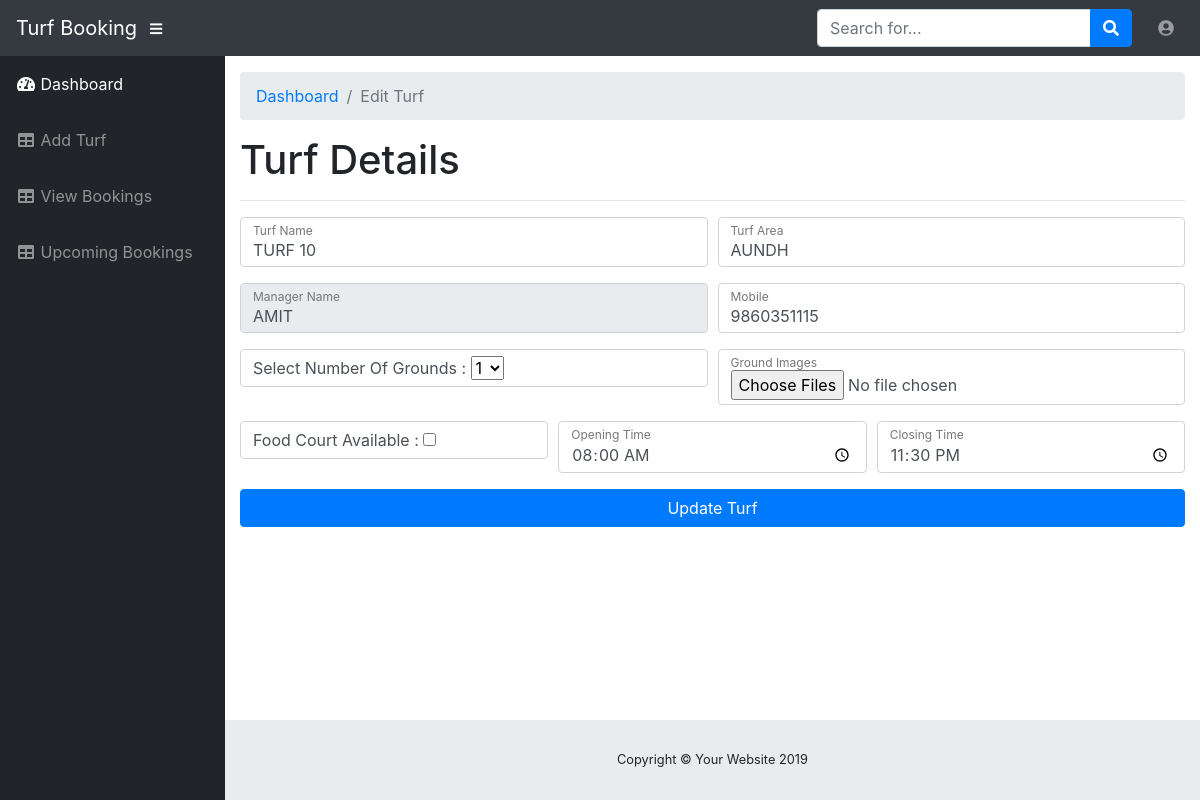
Screenshot of /tessst/manager/edit.php?edit=50 (signed in) with the database file from the repository.
### tables this page shows
CREATE TABLE `TurfDetails` (
  `id` int(11) NOT NULL,
  `turfName` varchar(255) NOT NULL,
  `turfArea` varchar(255) NOT NULL,
  `managerName` varchar(255) NOT NULL,
  `managerMobile` varchar(255) NOT NULL,
  `totalGrounds` int(11) NOT NULL,
  `openingTime` time NOT NULL,
  `closingTime` time NOT NULL,
  `foodCourt` varchar(255) NOT NULL,
  `turfImages1` text DEFAULT NULL,
  `turfImages2` text DEFAULT NULL,
  `analysis` text DEFAULT NULL
);

### tessst/manager/edit.php (the view, shortened to what this page needs)
<?php include "manager_includes/manager_header.php" ; ?>
<?php include "manager_includes/manager_navbar.php" ; ?>
    <?php include "manager_includes/manager_sidebar.php" ; ?>
    <?php
    $connection = mysqli_connect('localhost', 'root','','i2it');
    ?>
    <div id="content-wrapper">
      <div class="container-fluid">
        <ol class="breadcrumb">
          <li class="breadcrumb-item">
            <a href="index.php">Dashboard</a>
          </li>
          <li class="breadcrumb-item active">Edit Turf</li>
        </ol>
        <h1>Turf Details</h1>
        <hr>
        <form method="POST">
          <div class="form-group">
            <div class="form-row">
              <div class="col-md-6">
                <div class="form-label-group">
                <?php
           if(isset($_GET['edit']))
           {
            $edit_id = $_GET['edit'];
            $query_edit = "SELECT * FROM TurfDetails WHERE id='$edit_id'";
            $query_edit_result = mysqli_query($connection,$query_edit);
            if($query_edit_result)
            {
                while($row=mysqli_fetch_assoc($query_edit_result))
                {
                    $edit_turfName = $row['turfName'];
                    $edit_turfArea = $row['turfArea'];
                    $edit_managerName = $row['managerName'];
                    $edit_managerMobile = $row['managerMobile'];
                    $edit_openingTime = $row['openingTime'];
                    $edit_closingTime = $row['closingTime'];
                    echo "
                    <input type='text' id='category' class='form-control' name='updatedtitle' value='$edit_turfName' required='required' autofocus='autofocus'>
                    ";
                }
            }
           }
        ?>
                  <label for="turfName">Turf Name</label>
                </div>
              </div>
              <div class="col-md-6">
                <div class="form-label-group">
                  <?php
                  echo "
                  <input type='text' id='turfLocation' class='form-control' value='$edit_turfArea' name='updatedLocation' required='required'>
                  ";
                  ?>
                  <label for="turfLocation">Turf Area</label>
                </div>
              </div>
            </div>
          </div>
          <div class="form-group">
            <div class="form-row">
              <div class="col-md-6">
                <div class="form-label-group">
                <?php
                  echo "
                  <input type='text' id='managerName' class='form-control' value='$edit_managerName' readonly='readonly' name='updatedManager' required='required'>
                  ";
                  ?>
                  <label for="managerName">Manager Name</label>
                </div>
              </div>
              <div class="col-md-6">
                <div class="form-label-group">
                <?php
                  echo "
                  <input type='number' id='managerMobile' class='form-control' value='$edit_managerMobile'  name='updatedManagerMobile' required='required'>
                  ";
                  ?>
                  <label for="managerMobile">Mobile</label>
                </div>
              </div>
            </div>
          </div>
          <div class="form-group">
            <div class="form-row">
              <div class="col-md-6">
                <div class="form-label-group">
                <div class="form-control">Select Number Of Grounds :
                <select name="updatedTurfs"  id="noOfTurf" required="required" >
                <option name="updatedTurfs" value="1">1</option>
                </select>
              </div>
                </div>
              </div>
              <div class="col-md-6">
                <div class="form-label-group">
                  <input type="file" id="image" class="form-control" required="required" name="updateImage" placeholder="Images"  multiple>
                  <label for="image">Ground Images</label>
                </div>
              </div>
            </div>
           </div>
          <div class="form-group">
            <div class="form-row">
              <div class="col-md-4 form-check">
                <div class="form-label-group form-control"> Food Court Available :
                  <input type="checkbox" id="food"   name="updateFood"  autofocus="autofocus" >
                </div>
              </div>
              <div class="col-md-4">
                <div class="form-label-group">
                <?php
                  echo "
                  <input type='time' id='openTime' class='form-control' value='$edit_openingTime' name='updatedOpenTime' required='required'>
                  ";
                  ?>
                  <label for="openTime">Opening Time</label>
                  </div>
                </div>
             <div class="col-md-4">
                <div class="form-label-group">
                <?php
                  echo "
                  <input type='time' id='closeTime' class='form-control' value='$edit_closingTime' name='updatedClosTime' required='required'>
                  ";
                  ?>
                  <label for="closeTime">Closing Time</label>
                  </div>
                </div>
              </div>
            </div>
          <input type="submit" value="Update Turf" class="btn btn-primary btn-block" name="update_turf">
        </form>
      </div>
      <footer class="sticky-footer">
        <div class="container my-auto">
          <div class="copyright text-center my-auto">
            <span>Copyright © Your Website 2019</span>
          </div>
        </div>
      </footer>
      </div>
  </div>
     <?php include "manager_includes/manager_footer.php" ; ?>

### rows the page displays
turfdetails: updatedtitle "TURF 10", updatedLocation "AUNDH", updatedManager "AMIT", updatedManagerMobile "9860351115", updatedOpenTime "08:00:00", updatedClosTime "23:30:00"
